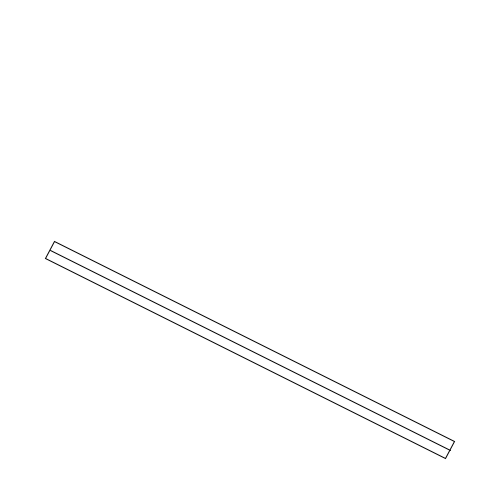
Frame 1 (no input)
Frame 60 (the mouse pressed at the canvas centre just before this capture): identical to frame 1, image omitted
Frame 120 (the mouse held since frame 60 and released just before this capture): identical to frame 1, image omitted

The Processing sketch that drew this single still picture (run headless with seeded random() and noise(); from frame 60 on, the mouse is pressed at the canvas centre):

// Processing sketch: plane_between_points_2d
// ── plane_between_points_2d.pde
float x1 = -200;
float y1 = 0;
float x2 = 200;
float y2 = 200;

float plane_width = 20;

void setup() {
  size(500,500);
}

void draw() {
  translate(width/2, height/2);
  
  background(255);
  
  draw_plane_along_line(x1,y1,x2,y2, plane_width);
  
  line(x1,y1,x2,y2);
}

float get_angle_of_line(float x1, float y1, float x2, float y2) {
  float x_delta = x2 - x1;
  float y_delta = y2 - y1;
  return atan2(y_delta, x_delta);
}

void draw_plane_along_line(float x1, float y1, float x2, float y2, float w) {
  
  float angle = get_angle_of_line(x1,y1,x2,y2);
  float angle_left = angle - HALF_PI;
  float angle_right = angle + HALF_PI;
  
  float left_corner_x = w/2 * cos(angle_left) + x1;
  float left_corner_y = w/2 * sin(angle_left) + y1;
  
  float right_corner_x = w/2 * cos(angle_right) + x1;
  float right_corner_y = w/2 * sin(angle_right) + y1;
  
  float end_left_corner_x = w/2 * cos(angle_left) + x2;
  float end_left_corner_y = w/2 * sin(angle_left) + y2;
  
  float end_right_corner_x = w/2 * cos(angle_right) + x2;
  float end_right_corner_y = w/2 * sin(angle_right) + y2;
  
  beginShape();
  vertex(left_corner_x, left_corner_y);
  vertex(end_left_corner_x, end_left_corner_y);
  vertex(end_right_corner_x, end_right_corner_y);
  vertex(right_corner_x, right_corner_y);
  endShape(CLOSE);
  
}
